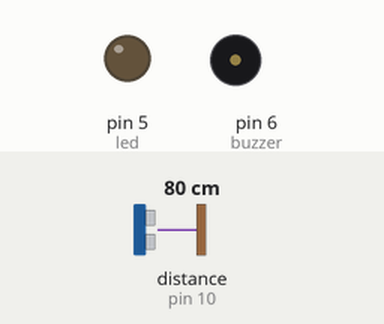
Recording of a sketch running on a simulated Arduino Uno, built with avr-gcc and run on an emulated ATmega328P. Shown: output pins drawn as LEDs (lit = HIGH), buzzer (waves = sounding). Wiring (inferred from the names in the program): ultrasonic range finder: trigger pin 9; echo pin 10. Dashed ring = blinking. The test bench sets the inputs (shaded band); at power-on: distance to the obstacle (sensor on pin 10) 80 cm. The echo pulse lasts 58.3 µs per cm; pins used as bus, display or sensor lines are not drawn.

Above: at 1.2 s.
1.3 s: distance to the obstacle (sensor on pin 10) set to 56 cm
2.8 s: distance to the obstacle (sensor on pin 10) set to 49 cm
At 3.11 s:
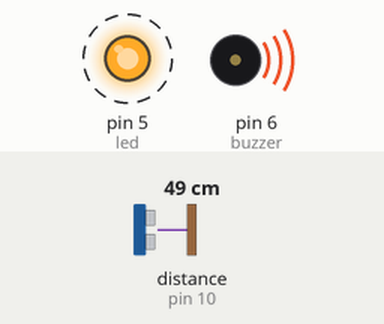
5.8 s: distance to the obstacle (sensor on pin 10) set to 60 cm
At 6.4 s:
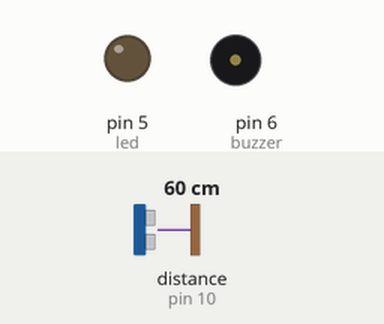
7.3 s: distance to the obstacle (sensor on pin 10) set to 2 cm
At 7.47 s:
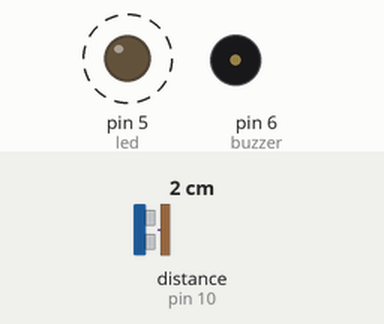
Timing chart, 0 to 11.3 s (numbered marks = the images above; inputs shaded):
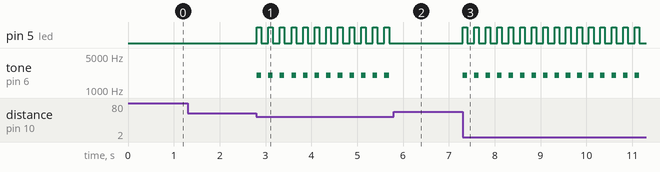

The sketch:

Walking_Stick_Code.ino
```cpp
int trigPin = 9;
int echoPin = 10;
int buzzer = 6;
int led = 5;

void setup() {
  pinMode(trigPin, OUTPUT);
  pinMode(echoPin, INPUT);
  pinMode(buzzer, OUTPUT);
  pinMode(led, OUTPUT);
}

void loop() {
  digitalWrite(trigPin, LOW);
  delayMicroseconds(2);
  digitalWrite(trigPin, HIGH);
  delayMicroseconds(10);
  digitalWrite(trigPin, LOW);

  long time = pulseIn(echoPin, HIGH);
  int distance = time * 0.034 / 2;

  if (distance > 50 || distance == 0) {
    noTone(buzzer);
    digitalWrite(led, LOW);
  }
  else if (distance > 30) {
    beep(1);
  }
  else if (distance > 10) {
    beep(2);
  }
  else {
    beep(5);
  }
}

void beep(int times) {
  for (int i = 0; i < times; i++) {
    digitalWrite(led, HIGH);
    tone(buzzer, 2000);
    delay(100);

    digitalWrite(led, LOW);
    noTone(buzzer);
    delay(150);
  }
}
```

Measured:
- the behaviour switches between 52 and 51 cm on distance to the obstacle (sensor on pin 10) (found by bisection; images 0 and 1)
- after the input at 1.3 s, every drawn part: stays the same
- after the input at 2.8 s, pin 5 (led): alternates HIGH for 0.10 s and LOW for 0.15 s, starting at once; tone on pin 6 (buzzer): alternates 2000 Hz for 0.10 s and silent for 0.15 s, starting at once
- after the input at 5.8 s, pin 5 (led): stops changing and stays LOW; tone on pin 6 (buzzer): stops changing and stays silent
- after the input at 7.3 s, pin 5 (led): alternates HIGH for 0.10 s and LOW for 0.15 s, starting at once; tone on pin 6 (buzzer): alternates 2000 Hz for 0.10 s and silent for 0.15 s, starting at once
